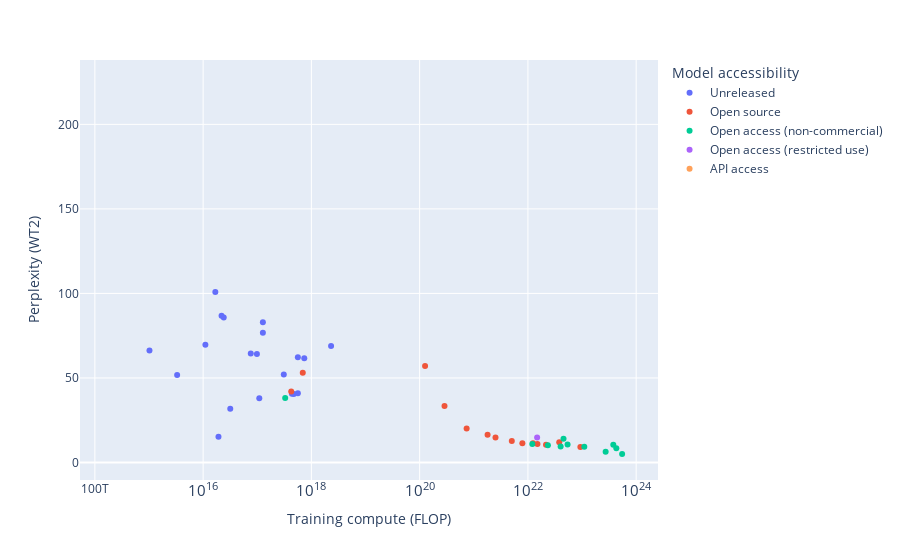

The code cell stored with this chart in its notebook:
### Code cell
fig = px.scatter(
    filtered_benchmark_df,
    x='Training compute (FLOP)',
    y='Perplexity (WT2)',
    color='Model accessibility',
    # text=filtered_benchmark_df.index
)

# Log x-axis
fig.update_xaxes(type='log')

# Move text to top
fig.update_traces(textposition='middle left')

save_plot(fig, results_dir, 'WT2_vs_compute')

fig.show()

### Figure 1 — Plotly figure (JSON) as saved in the notebook; plotly's stock layout.template omitted (floating-point values rounded to 4 significant figures; data arrays with more than 128 entries replaced by an {"elided": "..."} marker saying what was removed)
{"data": [{"hovertemplate": "Model accessibility=Unreleased<br>Training compute (FLOP)=%{x}<br>Perplexity (WT2)=%{y}<extra></extra>", "legendgroup": "Unreleased", "marker": {"color": "#636efa", "symbol": "circle"}, "mode": "markers", "name": "Unreleased", "orientation": "v", "showlegend": true, "textposition": "middle left", "type": "scatter", "x": {"elided": "304 float values"}, "xaxis": "x", "y": {"elided": "304 float values"}, "yaxis": "y"}, {"hovertemplate": "Model accessibility=Open source<br>Training compute (FLOP)=%{x}<br>Perplexity (WT2)=%{y}<extra></extra>", "legendgroup": "Open source", "marker": {"color": "#EF553B", "symbol": "circle"}, "mode": "markers", "name": "Open source", "orientation": "v", "showlegend": true, "textposition": "middle left", "type": "scatter", "x": [null, 600000000000000000000, null, 7300000000000000000, null, 3.79e+22, null, null, 1.5e+22, null, 810000000000000000000, null, null, null, null, null, null, null, 816000000000000000, 693000000000000000, null, null, null, 5.038e+21, 1.242e+22, null, 1.799e+21, null, null, 28000000000000000000, 29000000000000000000, null, 335000000000000000000, 287900000001000050000, 7.9e+21, 126000000001000000000, null, 11000000000000000000, null, null, null, 1580000000000000000, 9.316e+22, 29100000000000000000, null, null, null, null, 737700000001000000000, 2.159e+22, null, null, null, null, 849000000000000000000, 424000000000000000, 2.519e+21], "xaxis": "x", "y": [19.85, null, null, null, null, 12, null, 98.2, 10.88, null, null, null, 14.9, null, null, null, 16.3, null, null, 53.09, null, null, null, 12.69, 11.41, null, 16.45, null, null, null, null, null, null, 33.43, 11.39, 57.04, null, null, 10.27, null, null, null, 9.2, null, null, 12.22, 32.29, 20.7, 20.11, 10.54, 58.03, 13.1, null, null, null, 42, 14.72], "yaxis": "y"}, {"hovertemplate": "Model accessibility=Open access (non-commercial)<br>Training compute (FLOP)=%{x}<br>Perplexity (WT2)=%{y}<extra></extra>", "legendgroup": "Open access (non-commercial)", "marker": {"color": "#00cc96", "symbol": "circle"}, "mode": "markers", "name": "Open access (non-commercial)", "orientation": "v", "showlegend": true, "textposition": "middle left", "type": "scatter", "x": [null, 328000000000000000, 2.73e+23, null, 2.34e+22, 5.5e+23, null, 1.206e+22, 5.4e+22, 3.778e+23, 31200000000000000000, null, null, null, null, 14000000000000000, 26500000000000000000, 4.3e+23, null, 1.1e+23, 4.55e+22, 4.02e+22], "xaxis": "x", "y": [null, 38.07, 6.35, null, 10.13, 4.96, 16.41, 10.86, 10.67, 10.55, null, null, null, null, 25.42, null, null, 8.35, 12.47, 9.34, 13.99, 9.49], "yaxis": "y"}, {"hovertemplate": "Model accessibility=Open access (restricted use)<br>Training compute (FLOP)=%{x}<br>Perplexity (WT2)=%{y}<extra></extra>", "legendgroup": "Open access (restricted use)", "marker": {"color": "#ab63fa", "symbol": "circle"}, "mode": "markers", "name": "Open access (restricted use)", "orientation": "v", "showlegend": true, "textposition": "middle left", "type": "scatter", "x": [null, null, null, null, 1.48e+22], "xaxis": "x", "y": [23.7, 30.05, 20.17, 17.57, 14.72], "yaxis": "y"}, {"hovertemplate": "Model accessibility=API access<br>Training compute (FLOP)=%{x}<br>Perplexity (WT2)=%{y}<extra></extra>", "legendgroup": "API access", "marker": {"color": "#FFA15A", "symbol": "circle"}, "mode": "markers", "name": "API access", "orientation": "v", "showlegend": true, "textposition": "middle left", "type": "scatter", "x": [3.14e+23], "xaxis": "x", "y": [null], "yaxis": "y"}], "layout": {"legend": {"title": {"text": "Model accessibility"}, "tracegroupgap": 0}, "margin": {"t": 60}, "xaxis": {"anchor": "y", "domain": [0, 1], "title": {"text": "Training compute (FLOP)"}, "type": "log"}, "yaxis": {"anchor": "x", "domain": [0, 1], "title": {"text": "Perplexity (WT2)"}}}}
